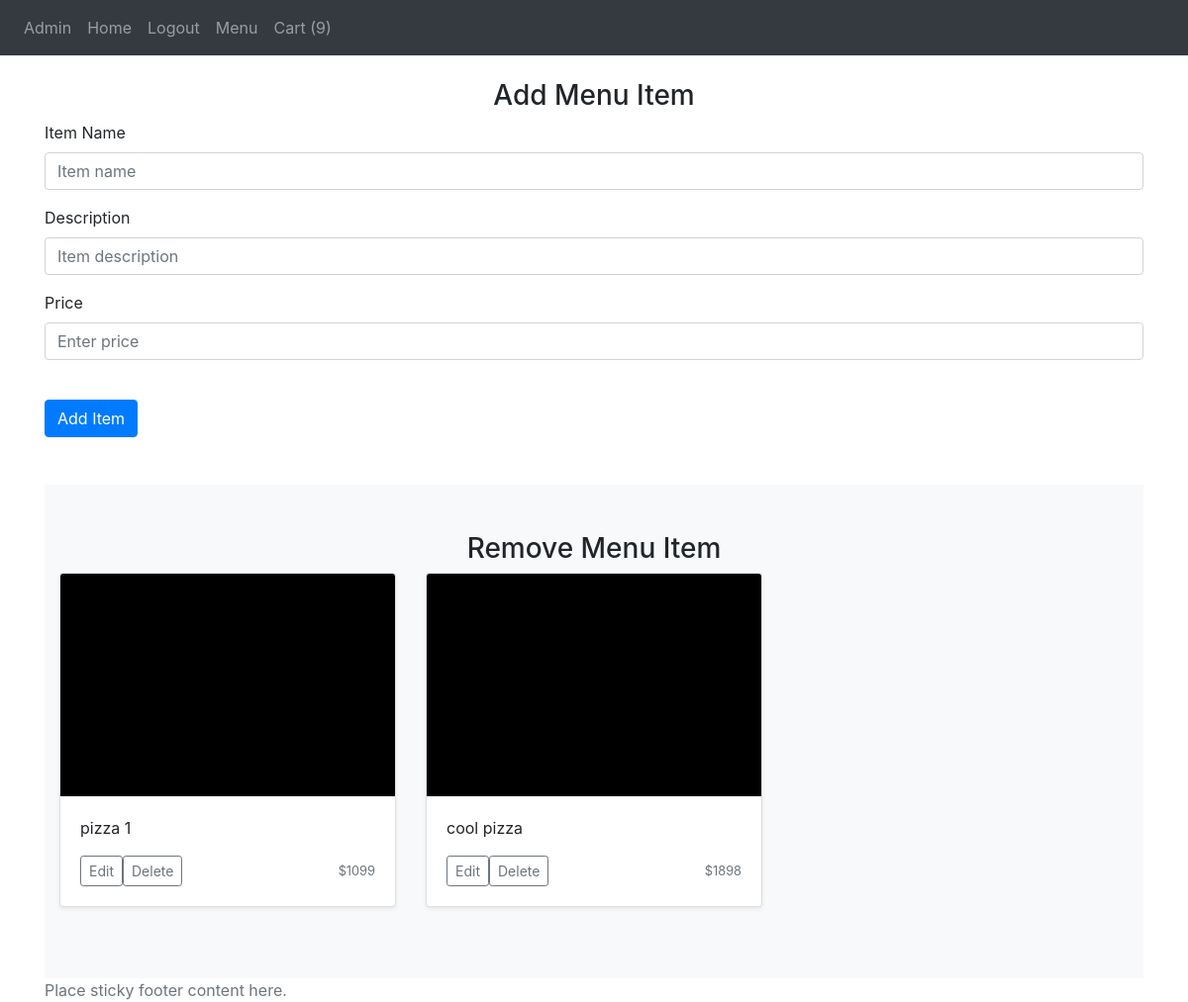
Page /admin (signed in) on the earlier database version.
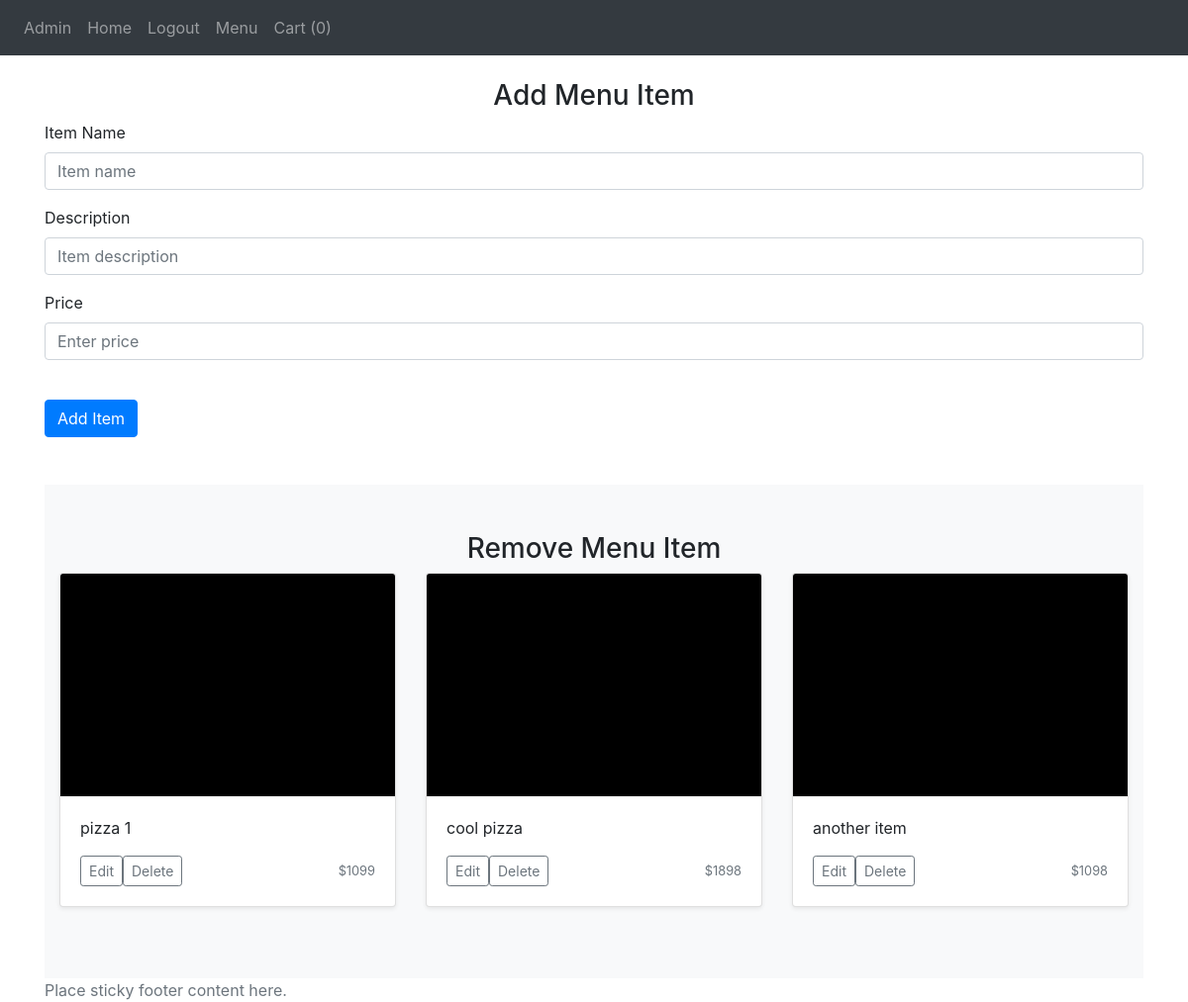
Same page on the later database version.
### website/models.py (models this page shows)
class Items(db.Model):
    id = db.Column(db.Integer, primary_key=True)
    quantity = db.Column(db.Integer)
    price = db.Column(db.Integer)
    option1price = db.Column(db.Integer)
    option2price = db.Column(db.Integer)
    name = db.Column(db.String(150))
    option1Name = db.Column(db.String(150))
    option2Name = db.Column(db.String(150))
    description = db.Column(db.String(500))
    option1Description = db.Column(db.String(500))
    option2Description = db.Column(db.String(500))
    item_image = db.Column(db.String(40))

### website/views.py (the view, shortened to what this page needs)
@views.route('/admin', methods=['POST', 'GET'])
def admin():
  user_id = current_user.id
  if user_id != 1:
    return redirect(url_for('views.home'))
  else:
    rows = Cart.query.filter(Cart.id).count()
    return render_template('admin.html', user=current_user, items=get_items(), rows=rows)

### website/views.py (called while the page is built)
def get_items():
  ids = [id[0] for id in Items.query.with_entities(Items.id).all()] # fixed
  test_items = []
  for id in ids:
    item = Items.query.filter_by(id=id).first()
    grabber = {'id': 0, 'name': '', 'price': 0, 'desc': '', 'img': '', 'toppings': ['']}
    grabber['id'] = item.id
    grabber['name'] = item.name
    grabber['price'] = item.price
    grabber['desc'] = item.description
    grabber['img'] = item.item_image
    test_items.append(grabber)
  return test_items

### website/templates/admin.html (shortened to what this page needs)
{% extends "base.html" %} {% block title %}Cart{% endblock %}
{% block cart %}{{rows}}{% endblock %}
{% block content%}
<br/>
<form method="POST">
    <h3 align="center">Add Menu Item</h3>
    <div class="form-group">
      <label for="name">Item Name</label>
      <input
        type="name"
        class="form-control"
        id="name"
        name="name"
        placeholder="Item name"
      />
    </div>
    <div class="form-group">
      <label for="description">Description</label>
      <input
        type="description"
        class="form-control"
        id="description"
        name="description"
        placeholder="Item description"
      />
    </div>
    <div class="form-group">
      <label for="price">Price</label>
      <input
        type="price"
        class="form-control"
        id="price"
        name="price"
        placeholder="Enter price"
      />
    </div>
    <br />
    <button type="submit" class="btn btn-primary">Add Item</button>
  </form>
  <br/><br/>
  <div class="album py-5 bg-light">
    <h3 align="center">Remove Menu Item</h3>
    <div class="container">
      <div class="row">
        {% for item in items %}
        <div class="col-md-4">
          <div class="card mb-4 shadow-sm">
            <div class="card-body">
              <p class="card-text">{{ item.name }}</p>
              <div class="d-flex justify-content-between align-items-center">
                <div class="btn-group">
                  <a href="{{ url_for ('views.item', id=item.id) }}"><button type="button" class="btn btn-sm btn-outline-secondary">Edit</button></a>
                  <a href="  {{ url_for ('views.remove_menu_item', id=item.id) }}"><button type="button" class="btn btn-sm btn-outline-secondary">Delete</button></a>
                </div>
                <small class="text-muted">${{ item.price }}</small>
              </div>
            </div>
          </div>
        </div>
        {% endfor %}
      </div>
    </div>
  </div>
{% endblock %}

Differences in the rows shown:
added Items: name "another item", price "1098"
Other differences:
{{ rows }}: "9" → "0"
